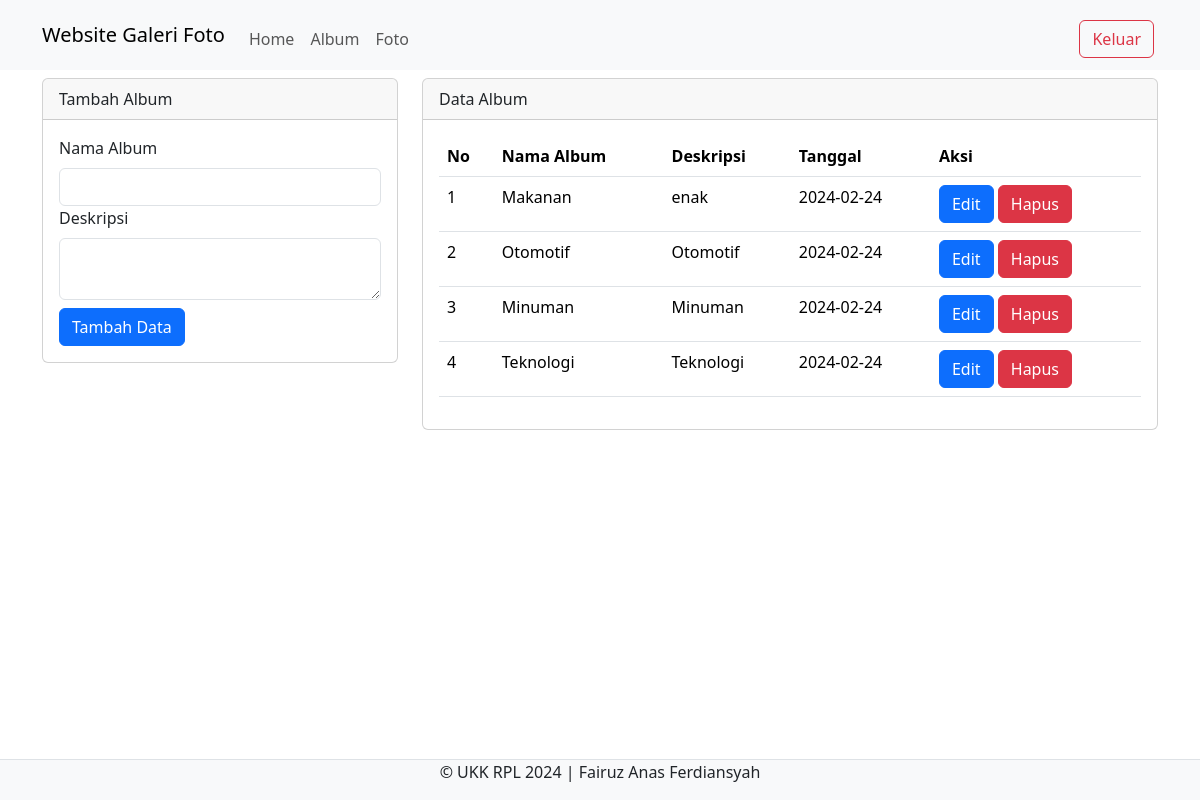
Screenshot of /ukk_fairuz/admin/album.php (signed in) with the database file from the repository.
### tables this page shows
CREATE TABLE `album` (
  `albumid` int(11) NOT NULL,
  `namaalbum` varchar(255) NOT NULL,
  `deskripsi` text NOT NULL,
  `tanggaldibuat` date NOT NULL,
  `userid` int(11) NOT NULL
);

### ukk_fairuz/admin/album.php (the view, shortened to what this page needs)
<?php
    include '../config/koneksi.php';
?>
<!DOCTYPE html>
<html lang="en">
<head>
    <link rel="stylesheet" href="../assets/css/bootstrap.min.css">
</head>
<body>
<nav class="navbar navbar-expand-lg bg-body-tertiary">
  <div class="container">
    <a class="navbar-brand" href="index.php">Website Galeri Foto</a>
    <div class="collapse navbar-collapse mt-2" id="navbarNavAltMarkup">
      <div class="navbar-nav me-auto">
        <a href="home.php" class="nav-link">Home</a>
        <a href="album.php" class="nav-link">Album</a>
        <a href="foto.php" class="nav-link">Foto</a>
      </div>
      <a href="../config/aksi_logout.php" class="btn btn-outline-danger m-1">Keluar</a>
    </div>
  </div>
</nav>
    <div class="container">
        <div class="row">
            <div class="col-md-4">
                <div class="card mt-2">
                    <div class="card-header">Tambah Album</div>
                    <div class="card-body">
                        <form action="../config/aksi_album.php" method="POST">
                            <label for="" class="form-label">Nama Album</label>
                            <input type="text" name="namaalbum"  class="form-control" required>
                            <label for="" class="form-label">Deskripsi</label>
                            <textarea name="deskripsi" class="form-control" required></textarea>
                            <button class="btn btn-primary mt-2" name="tambah" type="submit" >Tambah Data</button>
                        </form>
                    </div>
                </div>
            </div>
            <div class="col-md-8">
                <div class="card mt-2">
                    <div class="card-header">Data Album</div>
                    <div class="card-body">
                        <table class="table">
                            <thead>
                                <tr>
                                    <th>No</th>
                                    <th>Nama Album</th>
                                    <th>Deskripsi</th>
                                    <th>Tanggal</th>
                                    <th>Aksi</th>
                                </tr>
                            </thead>
                            <tbody>
                                <?php
                                    $no = 1;
                                    $userid = $_SESSION['userid'];
                                    $sql = mysqli_query($koneksi, "SELECT * FROM album WHERE userid='$userid'");
                                    while ($data = mysqli_fetch_array($sql)) {
                                ?>
                                <tr>
                                    <td><?php echo $no++ ?></td>
                                    <td><?php echo $data['namaalbum'] ?></td>
                                    <td><?php echo $data['deskripsi'] ?></td>
                                    <td><?php echo $data['tanggaldibuat'] ?></td>
                                    <td>
                                        <button type="button" class="btn btn-primary" data-bs-toggle="modal" data-bs-target="#edit<?php echo $data['albumid'] ?>">
                                        Edit
                                        </button>
                                        <button type="button" class="btn btn-danger" data-bs-toggle="modal" data-bs-target="#hapus<?php echo $data['albumid'] ?>">
                                        Hapus
                                        </button>
                                    </td>
                                </tr>
                                <?php } ?>
                            </tbody>
                        </table>
                    </div>
                </div>
            </div>
        </div>
    </div>
    <footer class="d-flex justify-content-center border-top mt-3 bg-light fixed-bottom">
        <p>&copy; UKK RPL 2024 | Fairuz Anas Ferdiansyah</p>
    </footer>
</body>
</html>

### rows the page displays
album: namaalbum "Makanan", deskripsi "enak", tanggaldibuat "2024-02-24"
album: namaalbum "Otomotif", deskripsi "Otomotif", tanggaldibuat "2024-02-24"
album: namaalbum "Minuman", deskripsi "Minuman", tanggaldibuat "2024-02-24"
album: namaalbum "Teknologi", deskripsi "Teknologi", tanggaldibuat "2024-02-24"
